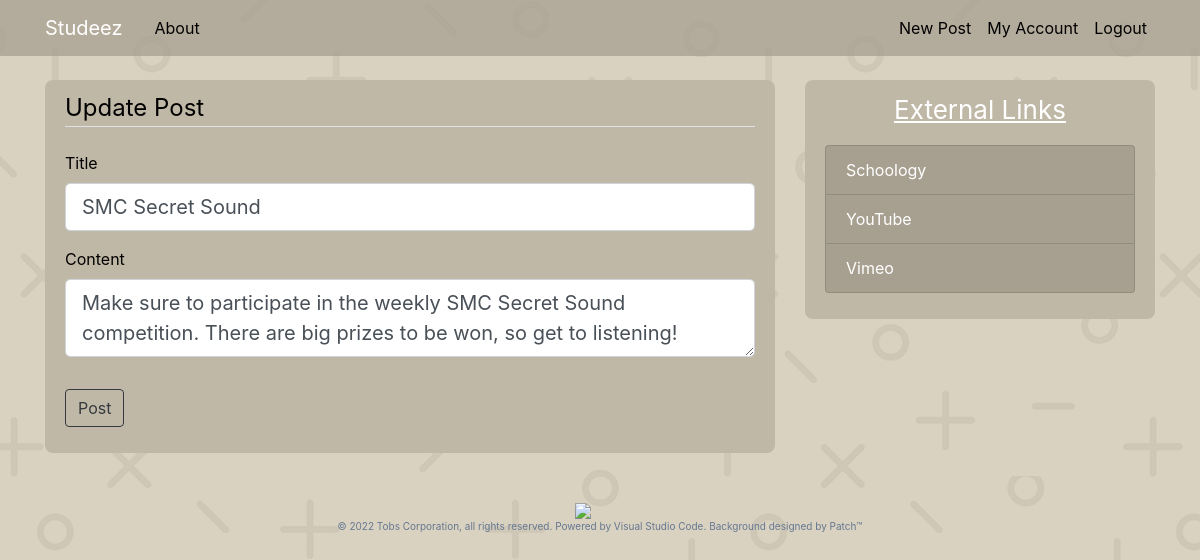
/post/5/update (signed in), run on the app's committed database.
### main_app/models.py (models this page shows, shortened)
class Post(db.Model):
    id = db.Column(db.Integer, primary_key=True)
    title = db.Column(db.String(100), nullable=False)
    date_posted = db.Column(db.DateTime, nullable=False, default=datetime.utcnow)
    content = db.Column(db.Text, nullable=False)
    user_id = db.Column(db.Integer, db.ForeignKey('user.id'), nullable=False)

### main_app/routes.py (the view)
@app.route("/post/<int:post_id>/update", methods=['GET', 'POST'])
@login_required
def update_post(post_id):
    post = Post.query.get_or_404(post_id)
    if post.author != current_user:
        abort(403)
    form = PostForm()
    if form.validate_on_submit():
        post.title = form.title.data
        post.content = form.content.data
        db.session.commit()
        flash('Your post has been updated.', 'success')
        return redirect(url_for('post', post_id=post.id))
    elif request.method == 'GET':
        form.title.data = post.title
        form.content.data = post.content
    return render_template('create_post.html', title='Update Post', form=form, legend='Update Post')

### main_app/forms.py
class PostForm(FlaskForm):
    title = StringField('Title', validators=[DataRequired()])
    content = TextAreaField('Content', validators=[DataRequired()])
    submit = SubmitField('Post')

### main_app/models.py (called while the page is built)
@login_manager.user_loader
def load_user(user_id):
    return User.query.get(int(user_id))

### main_app/templates/create_post.html (shortened to what this page needs)
{% extends "layout.html" %}
{% block content %}
<div class="content-section">
    <form method="POST" action="">
        <fieldset class="form-group">
            <legend class="border-bottom mb-4">{{legend}}</legend>
            <div class="form-group">
                {{ form.title.label(class="form-control-label") }}
                    {% if form.title.errors %}
                    {{ form.title(class="form-control form-control-lg is-invalid") }}
                    <div class="invalid-feedback">
                        {% for error in form.title.errors %}
                            <span>{{ error }}</span>
                        {% endfor %}
                    </div>
                    {% else %}
                    {{ form.title(class="form-control form-control-lg") }}
                    {% endif %}
            </div>
            <div class="form-group">
                {{ form.content.label(class="form-control-label") }}
                    {% if form.content.errors %}
                    {{ form.content(class="form-control form-control-lg is-invalid") }}
                    <div class="invalid-feedback">
                        {% for error in form.content.errors %}
                            <span>{{ error }}</span>
                        {% endfor %}
                    </div>
                    {% else %}
                    {{ form.content(class="form-control form-control-lg") }}
                    {% endif %}
            </div>
        </fieldset>
        <div class="form-group">
            {{ form.submit(class="btn btn-outline-dark") }}
        </div>
    </form>
</div>
{% endblock content %}

### main_app/static/main.css (style rules this page uses)
body { background-image: url("images/background.png"); color: #000000; margin-top: 5rem; }
.content-section { background: #c0b8a6; padding: 10px 20px; margin-bottom: 24px; border-radius: 8px; }

### data on the page
Post: title "SMC Secret Sound", content "Make sure to participate in the weekly SMC Secret Sound competition. There are big prizes to be won, so get to listening!"

### other printed values
{{ legend }} "Update Post"
